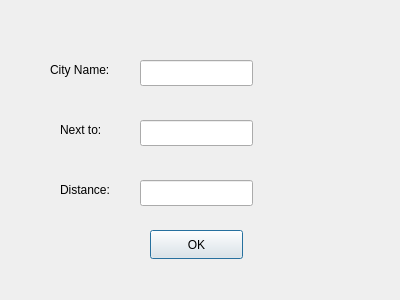
<?xml version="1.0" encoding="UTF-8"?>
<ui version="4.0">
 <class>createnewcity</class>
 <widget class="QDialog" name="createnewcity">
  <property name="geometry">
   <rect>
    <x>0</x>
    <y>0</y>
    <width>400</width>
    <height>300</height>
   </rect>
  </property>
  <property name="windowTitle">
   <string>Dialog</string>
  </property>
  <widget class="QLineEdit" name="citylineEdit">
   <property name="geometry">
    <rect>
     <x>140</x>
     <y>60</y>
     <width>113</width>
     <height>26</height>
    </rect>
   </property>
  </widget>
  <widget class="QLineEdit" name="nextlineEdit">
   <property name="geometry">
    <rect>
     <x>140</x>
     <y>120</y>
     <width>113</width>
     <height>26</height>
    </rect>
   </property>
  </widget>
  <widget class="QLineEdit" name="distancelineEdit">
   <property name="geometry">
    <rect>
     <x>140</x>
     <y>180</y>
     <width>113</width>
     <height>26</height>
    </rect>
   </property>
  </widget>
  <widget class="QLabel" name="label">
   <property name="geometry">
    <rect>
     <x>50</x>
     <y>60</y>
     <width>81</width>
     <height>20</height>
    </rect>
   </property>
   <property name="text">
    <string>City Name:</string>
   </property>
  </widget>
  <widget class="QLabel" name="label_2">
   <property name="geometry">
    <rect>
     <x>60</x>
     <y>120</y>
     <width>63</width>
     <height>20</height>
    </rect>
   </property>
   <property name="text">
    <string>Next to:</string>
   </property>
  </widget>
  <widget class="QLabel" name="label_3">
   <property name="geometry">
    <rect>
     <x>60</x>
     <y>180</y>
     <width>63</width>
     <height>20</height>
    </rect>
   </property>
   <property name="text">
    <string>Distance:</string>
   </property>
  </widget>
  <widget class="QPushButton" name="OKButton">
   <property name="geometry">
    <rect>
     <x>150</x>
     <y>230</y>
     <width>93</width>
     <height>29</height>
    </rect>
   </property>
   <property name="text">
    <string>OK</string>
   </property>
  </widget>
 </widget>
 <resources/>
 <connections/>
</ui>
